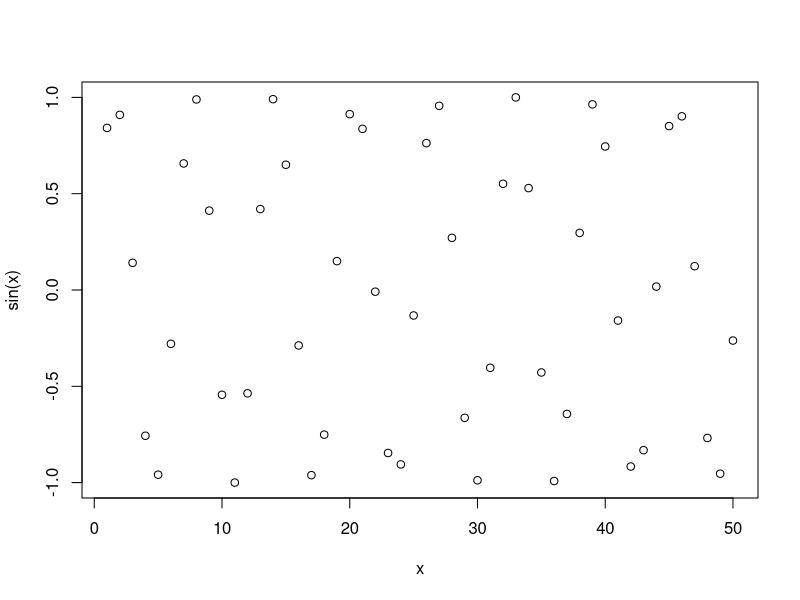
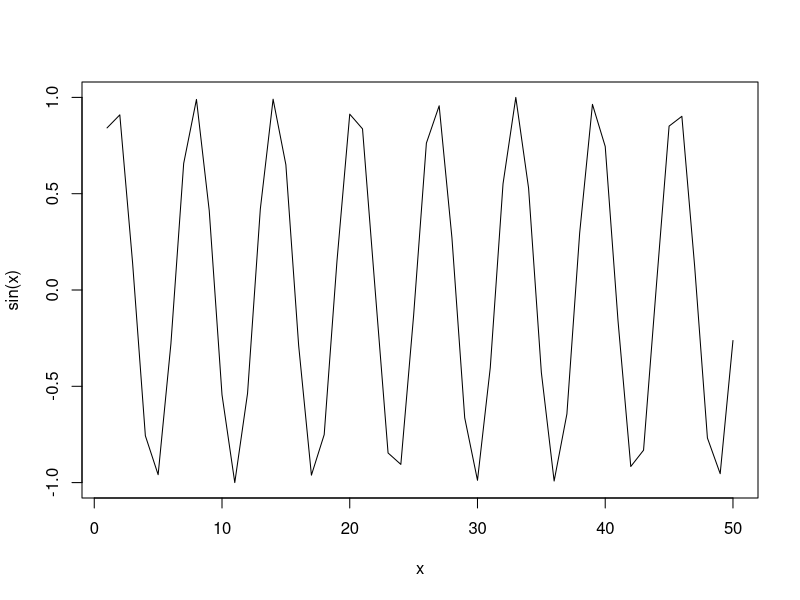
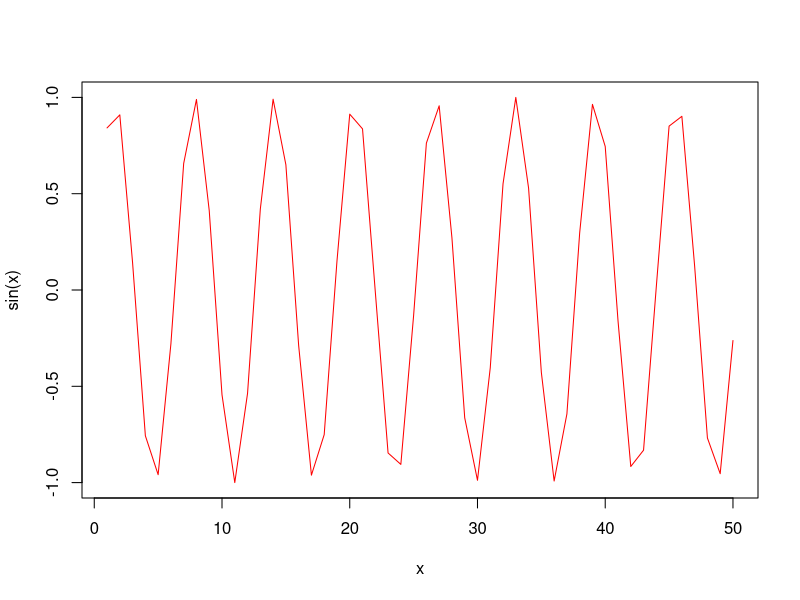
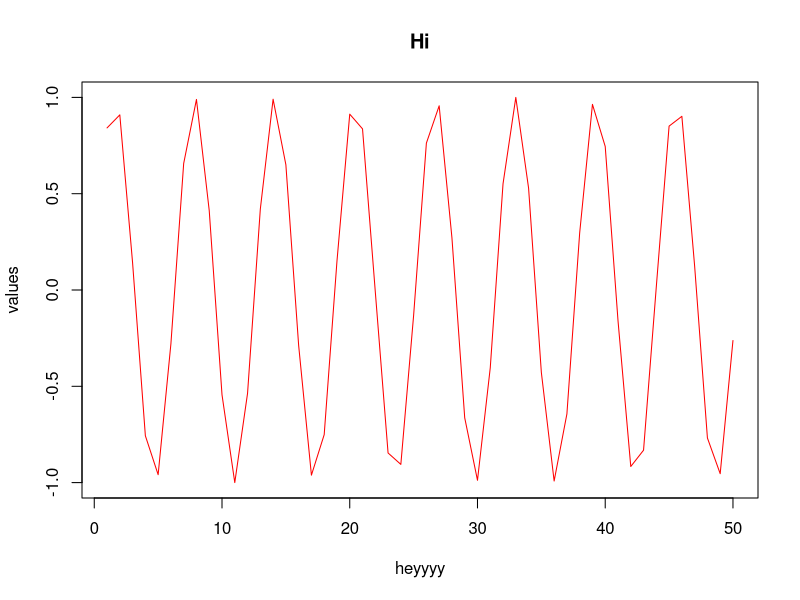

These charts were generated, in order, by the following R code:
#This is a text file
x <- 1:50
plot(x, sin(x))
plot(x, sin(x), type = "l")
plot(x, sin(x), type = "l", col="red")
plot(x, sin(x), type = "l", col="red", xlab="heyyyy", ylab = "values", main = "Hi")

